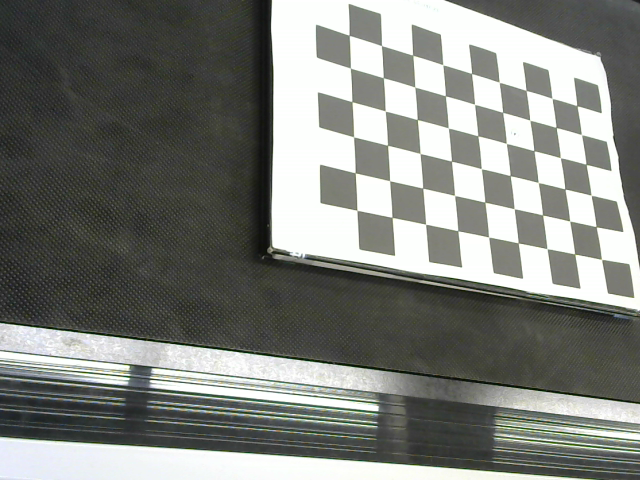
#> input picture images/calibration_imgs/0.png, 640 x 480 px
$ python -i contour_processing.py   (imports and definitions only)   (older library calls are emulated)
#> lines starting #> are read from the running program, lines starting #| are printed output that depends on the picture; after the words box and inside, x2 and y2 are one past the last pixel; in counts of white or black regions, pixels touching at a corner belong together
### processing/image_processing.py
from __future__ import absolute_import

import cv2
import imutils
import numpy as np
from processing import contour_processing

from sklearn.cluster import MiniBatchKMeans

# --------------------------------------------------------------

def normalize(image):
    normalize_img = cv2.normalize(src=image, dst=None, alpha=0, beta=255, norm_type=cv2.NORM_MINMAX,
                                dtype=cv2.CV_8UC3)
    return normalize_img

# --------------------------------------------------------------

# [17 lines left out: function white_balance, not called in this run]
# --------------------------------------------------------------

def image_saving(image, name='name.png'):
    # return cv2.imwrite(config.data_path + 'images/' + name, image)
    return cv2.imwrite('images/' + name, image)

# --------------------------------------------------------------

def eraze_backgraund(image, mask=None):
    return cv2.bitwise_and(image, image, mask=mask)

# --------------------------------------------------------------

def blur(img, ksize=(5,5)):
    return cv2.blur(img, ksize)

#--------------------------------------------------------------

# [5 lines left out: function draw_bouding_box, not called in this run]

#--------------------------------------------------------------

def draw_centr(centr):
    image = cv2.circle(image, (int(center[0]), int(center[1])), 3, (0, 0, 255), -1)
    return image

### processing/contour_processing.py
from __future__ import absolute_import

import cv2
import imutils
import numpy as np

from scipy import ndimage
from processing import image_processing
from skimage.feature import peak_local_max

# [7 lines left out: function find_contours, not called in this run]
# --------------------------------------------------------------
def max_contour(contours):
    return max(contours, key=cv2.contourArea)
# --------------------------------------------------------------
# [65 lines left out: functions get_bouding_box, watershed, angle_center, not called in this run]
# --------------------------------------------------------------
def choose_contours(contours, low_level=4000, up_level=9000):
    return [i for i in contours if up_level > cv2.contourArea(i) > low_level]
# --------------------------------------------------------------
def sort_contours(cnts, reverse=True):
	return sorted(cnts, key=cv2.contourArea, reverse=reverse)
# --------------------------------------------------------------

>>> import cv2
>>> picture = cv2.imread('../images/calibration_imgs/0.png', cv2.IMREAD_GRAYSCALE)
#> picture: shape (480, 640); min 5, max 255, mean 125.8
>>> result = watershed(picture)
#> in watershed, `thresh = cv2.threshold(normalized_img, 0, 255, cv2.THRESH_BINARY | cv2..`:
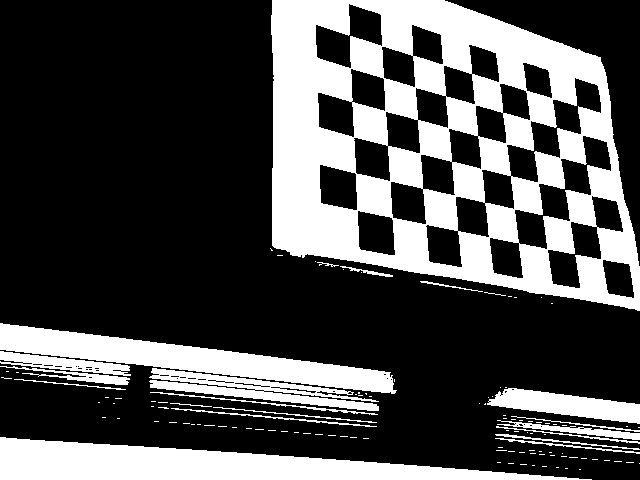
#> thresh: shape (480, 640); 30.7% white; 117 white regions (96 under 20 px), largest, box (x1, y1, x2, y2) and area: (271, 0, 640, 311) 59335, (0, 437, 592, 480) 13416, (0, 323, 397, 394) 9551
#> in watershed, `opening = cv2.morphologyEx(thresh,cv2.MORPH_OPEN,kernel, iterations = 1)`:
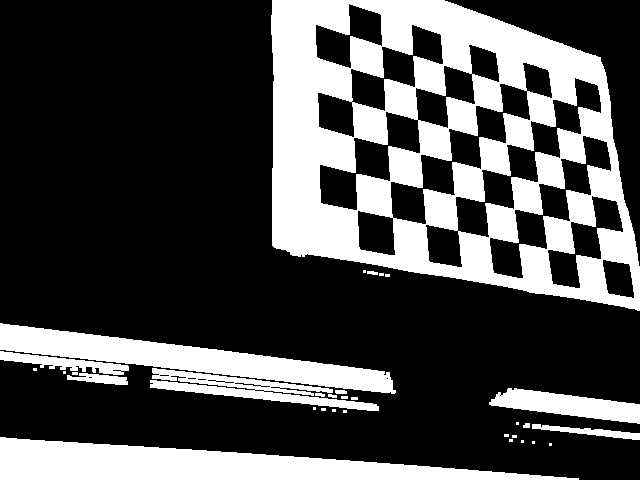
#> opening: shape (480, 640); 29.7% white; 32 white regions (17 under 20 px), largest, box (x1, y1, x2, y2) and area: (271, 0, 640, 311) 59275, (0, 437, 579, 480) 13403, (0, 323, 396, 394) 9538
#> in watershed, `sure_bg = cv2.dilate(opening,kernel,iterations=1)`: sure_bg: shape (480, 640); 32.8% white; 12 white regions, largest, box (x1, y1, x2, y2) and area: (270, 0, 640, 312) 65247, (0, 322, 397, 414) 17062, (0, 436, 580, 480) 14026
#> in watershed, `dist_transform = cv2.distanceTransform(opening,cv2.DIST_L2,5)`:
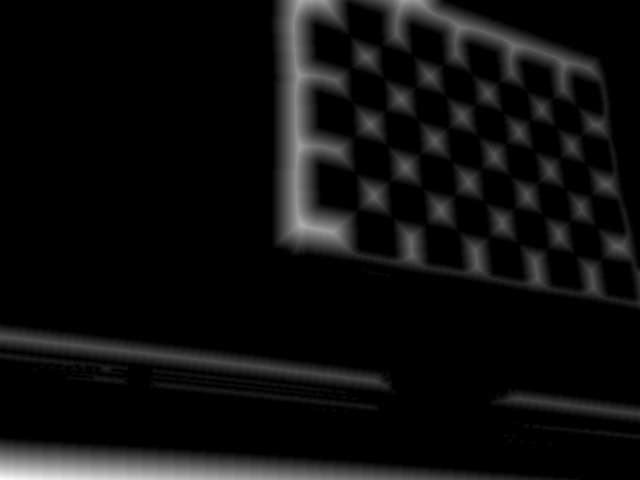
#> dist_transform: shape (480, 640) float32; min 0, max 43, mean 2.5; drawn with min black and max white
#> in watershed, `ret, sure_fg = cv2.threshold(dist_transform,0.7*dist_transform.max(),2..`:
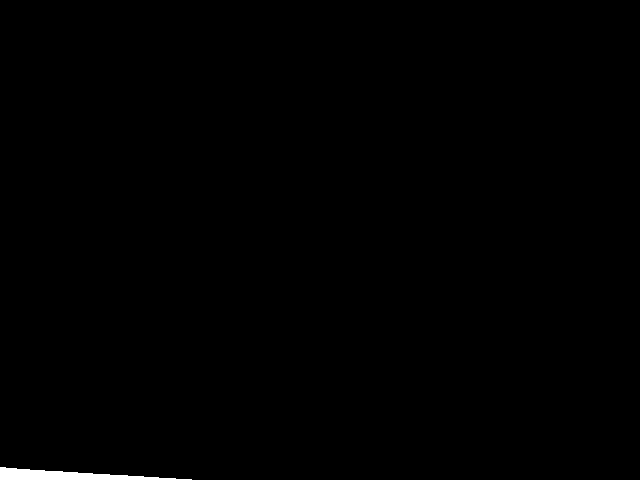
#> sure_fg: shape (480, 640) float32; 0.4% white; 1 white region, box (x1, y1, x2, y2) and area: (0, 467, 192, 480) 1241
#> in watershed, `ret, sure_fg = cv2.threshold(dist_transform,0.7*dist_transform.max(),2..`: ret = 30.1
#> in watershed, `unknown = cv2.subtract(sure_bg,sure_fg)`:
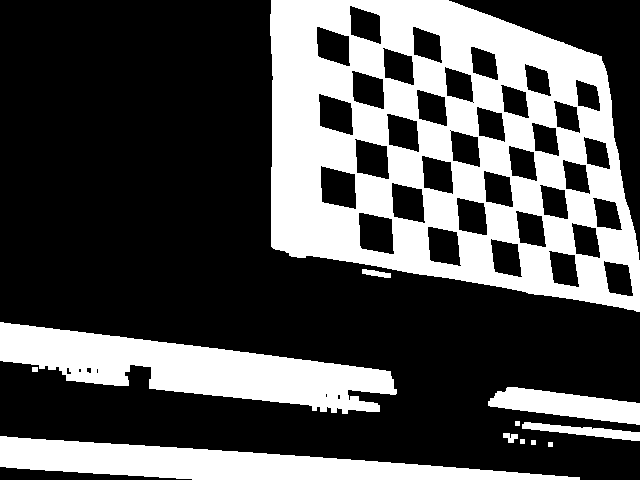
#> unknown: shape (480, 640); 32.4% white; 12 white regions, largest, box (x1, y1, x2, y2) and area: (270, 0, 640, 312) 65247, (0, 322, 397, 414) 17062, (0, 436, 580, 480) 12785
#> in watershed, `ret, markers = cv2.connectedComponents(sure_fg)`: ret = 2
#> in watershed, `markers[unknown==255] = 0`:
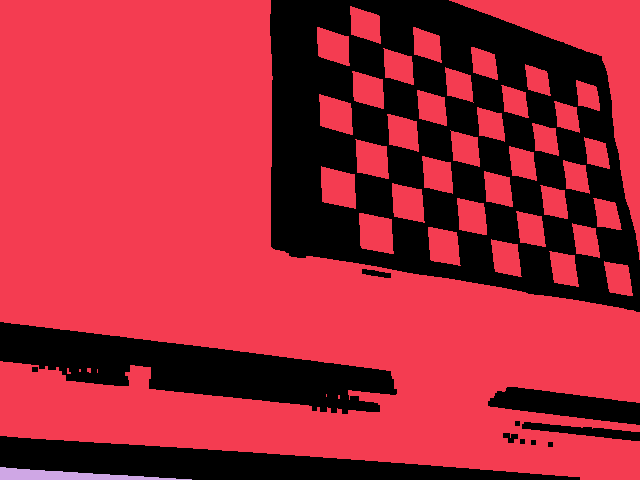
#> markers: shape (480, 640) int32; 3 distinct labels, from 0 to 2; one colour per label, 0 black
#> in watershed, `contours = cv2.watershed(bgr,markers)`:
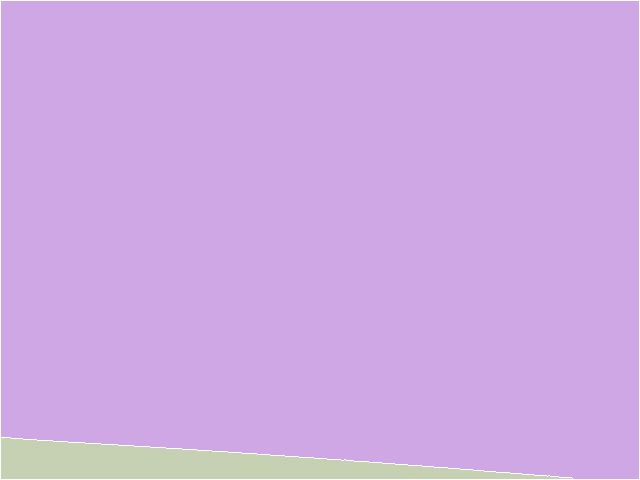
#> contours: shape (480, 640) int32; 3 distinct labels, from -1 to 2; one colour per label, 0 black, -1 white
#> in watershed, `contours = np.argwhere(contours[1:-1,1:-1] == -1)`: contours = 572 pairs, first value 436 to 477, second value 0 to 571
#> result has the same summary as contours in watershed

$ run again, on images/calibration_imgs/1.png
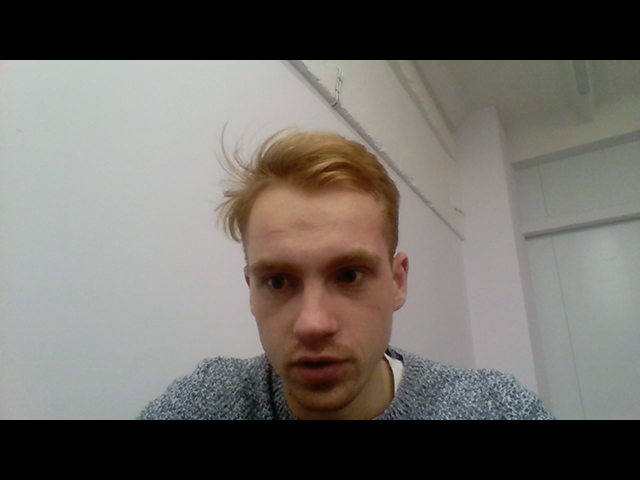
#> input picture images/calibration_imgs/1.png, 640 x 480 px
#> in watershed, `thresh = cv2.threshold(normalized_img, 0, 255, cv2.THRESH_BINARY | cv2..`:
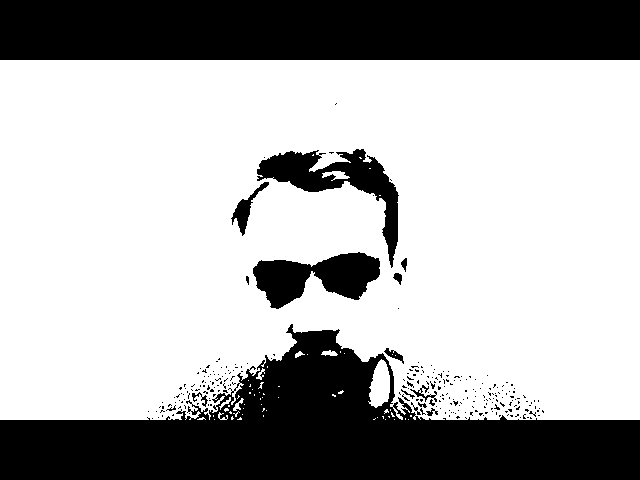
#> thresh: shape (480, 640); 68.1% white; 254 black regions (237 under 20 px), largest, box (x1, y1, x2, y2) and area: (0, 324, 640, 480) 48973, (0, 0, 640, 60) 38400, (257, 149, 399, 268) 4571
#> opening: shape (480, 640); 67.6% white; 136 black regions (119 under 20 px), largest, box (x1, y1, x2, y2) and area: (0, 324, 640, 480) 51056, (0, 0, 640, 60) 38400, (257, 149, 399, 268) 4702
#> sure_bg: shape (480, 640); 69.2% white; 36 black regions (25 under 20 px), largest, box (x1, y1, x2, y2) and area: (0, 331, 640, 480) 48527, (0, 0, 640, 59) 37760, (258, 150, 397, 264) 3922
#> in watershed, `ret, sure_fg = cv2.threshold(dist_transform,0.7*dist_transform.max(),2..`: ret = 126
#> unknown: shape (480, 640); 61.9% white; 38 black regions (25 under 20 px), largest, box (x1, y1, x2, y2) and area: (0, 331, 640, 480) 48527, (0, 0, 640, 59) 37760, (0, 186, 116, 294) 11799
#> in watershed, `ret, markers = cv2.connectedComponents(sure_fg)`: ret = 3
#> in watershed, `contours = cv2.watershed(bgr,markers)`:
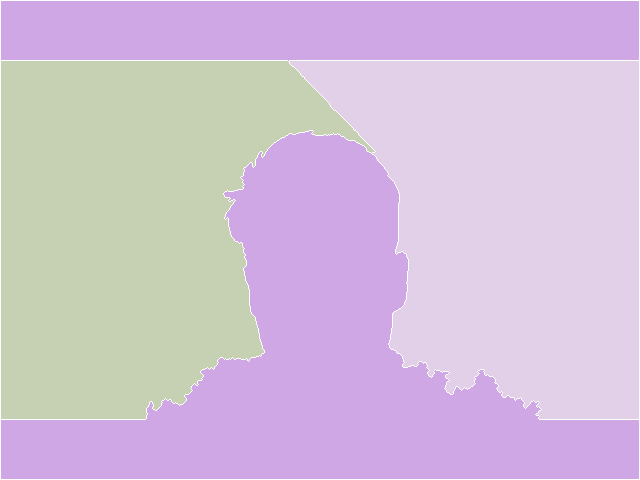
#> contours: shape (480, 640) int32; 4 distinct labels, from -1 to 3; one colour per label, 0 black, -1 white
#> in watershed, `contours = np.argwhere(contours[1:-1,1:-1] == -1)`: contours = 2004 pairs, first value 59 to 418, second value 0 to 637
#> result has the same summary as contours in watershed

$ run again, on images/calibration_imgs/10.png
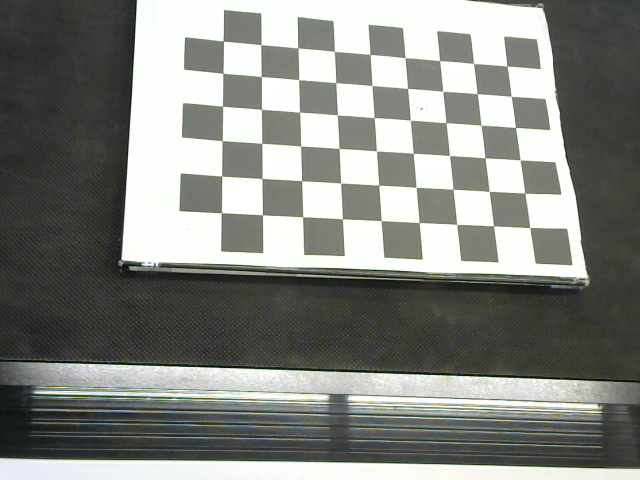
#> input picture images/calibration_imgs/10.png, 640 x 480 px
#> in watershed, `thresh = cv2.threshold(normalized_img, 0, 255, cv2.THRESH_BINARY | cv2..`:
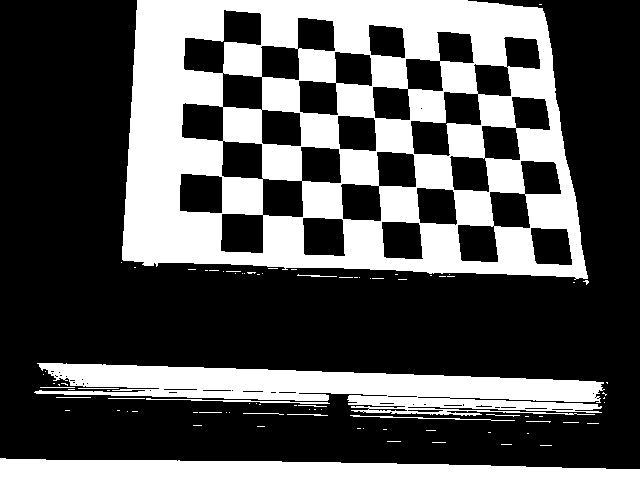
#> thresh: shape (480, 640); 33.6% white; 86 white regions (70 under 20 px), largest, box (x1, y1, x2, y2) and area: (122, 0, 588, 280) 74512, (34, 363, 605, 416) 16691, (0, 458, 640, 480) 10925
#> opening: shape (480, 640); 32.9% white; 11 white regions (5 under 20 px), largest, box (x1, y1, x2, y2) and area: (122, 0, 588, 279) 74464, (36, 363, 602, 411) 15527, (0, 458, 640, 480) 10923, (439, 409, 449, 415) 44, (397, 411, 411, 414) 42, (366, 410, 379, 413) 39
#> sure_bg: shape (480, 640); 35.8% white; 5 white regions, box (x1, y1, x2, y2) and area: (121, 0, 589, 280) 80683, (35, 362, 603, 416) 17773, (0, 457, 640, 480) 11574, (365, 409, 380, 414) 75, (472, 412, 477, 417) 25
#> in watershed, `ret, sure_fg = cv2.threshold(dist_transform,0.7*dist_transform.max(),2..`: ret = 27.84
#> in watershed, `ret, markers = cv2.connectedComponents(sure_fg)`: ret = 7
#> in watershed, `contours = cv2.watershed(bgr,markers)`:
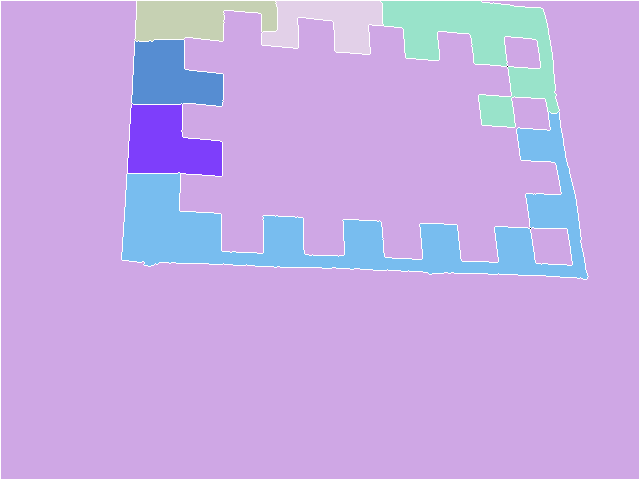
#> contours: shape (480, 640) int32; 9 distinct labels, from -1 to 7; one colour per label, 0 black, -1 white
#> in watershed, `contours = np.argwhere(contours[1:-1,1:-1] == -1)`: contours = 3462 pairs, first value 0 to 278, second value 120 to 587
#> result has the same summary as contours in watershed

$ run again, on images/calibration_imgs/11.png
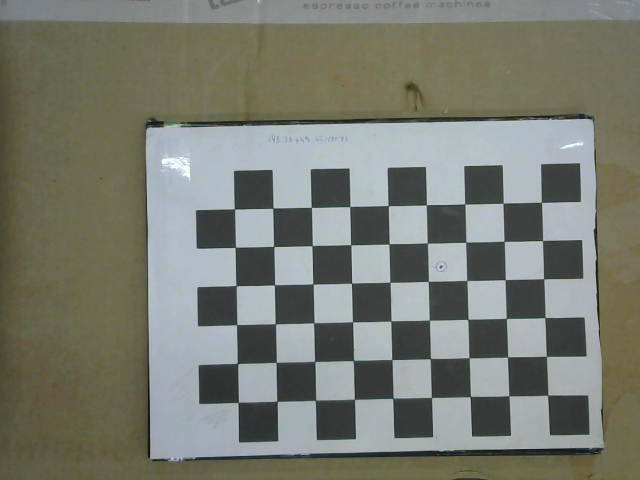
#> input picture images/calibration_imgs/11.png, 640 x 480 px
#> thresh: shape (480, 640); 33.5% white; 48 white regions (27 under 20 px), largest, box (x1, y1, x2, y2) and area: (146, 119, 604, 461) 68315, (136, 0, 544, 24) 7499, (391, 243, 467, 321) 2920
#> opening: shape (480, 640); 33.3% white; 39 white regions (13 under 20 px), largest, box (x1, y1, x2, y2) and area: (146, 119, 604, 461) 68281, (166, 0, 543, 23) 7005, (391, 243, 467, 321) 2919
#> sure_bg: shape (480, 640); 36.1% white; 12 white regions (1 under 20 px), largest, box (x1, y1, x2, y2) and area: (145, 118, 605, 462) 101629, (156, 0, 544, 24) 8173, (571, 0, 610, 20) 460
#> in watershed, `ret, sure_fg = cv2.threshold(dist_transform,0.7*dist_transform.max(),2..`: ret = 29.66
#> unknown: shape (480, 640); 35.9% white; 12 white regions (1 under 20 px), largest, box (x1, y1, x2, y2) and area: (145, 118, 605, 462) 100809, (156, 0, 544, 24) 8173, (571, 0, 610, 20) 460
#> in watershed, `ret, markers = cv2.connectedComponents(sure_fg)`: ret = 3
#> in watershed, `contours = cv2.watershed(bgr,markers)`:
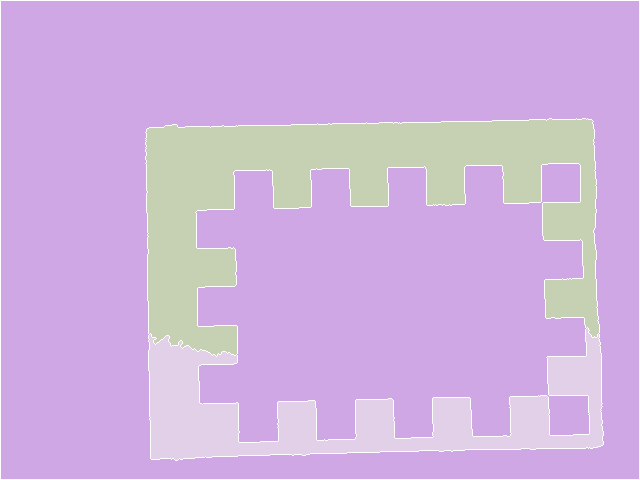
#> contours: shape (480, 640) int32; 4 distinct labels, from -1 to 3; one colour per label, 0 black, -1 white
#> in watershed, `contours = np.argwhere(contours[1:-1,1:-1] == -1)`: contours = 3951 pairs, first value 117 to 459, second value 144 to 602
#> result has the same summary as contours in watershed
